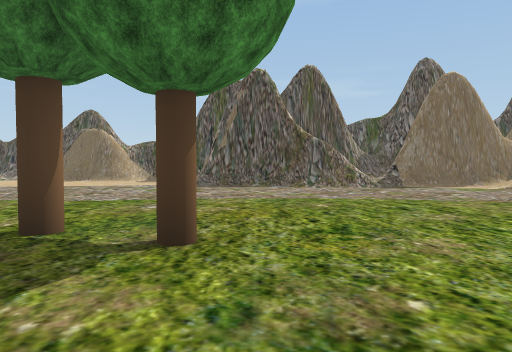
[1] (above)

21 first-person views from a walk through a Unity game level. The camera is 1.3 m above the floor, tilts 2° down and sees 70° across. The floor is counted in squares, 2 m on a side. Each view is taken from the middle of a square. On the plan, view 1 faces up. The plan holds only what a view shows up to about 11 squares ahead; the rest is blank. The place goes on beyond the plan. Some trees and plants on the terrain are drawn as simple stand-ins. The player is left out. Some animated figures are not drawn. Some surface patterns are stand-ins.

[2]
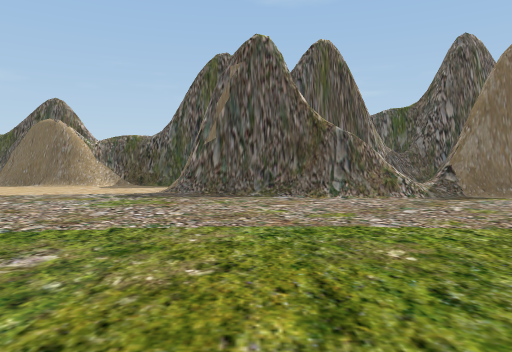

[3]
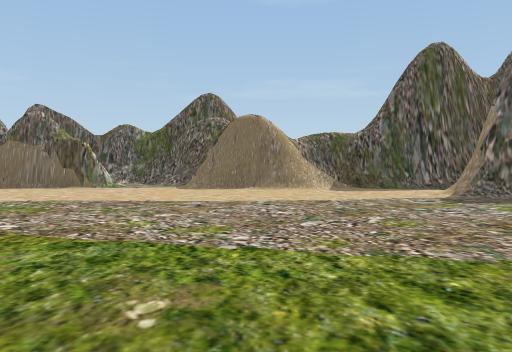

[4]
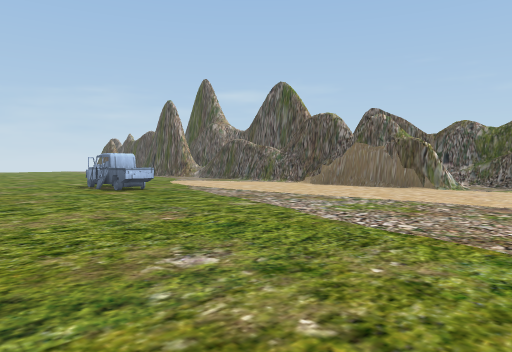

[5]
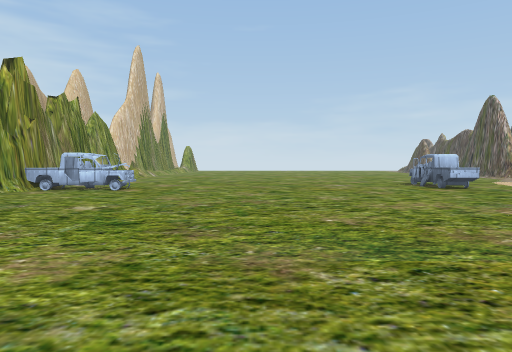

[6]
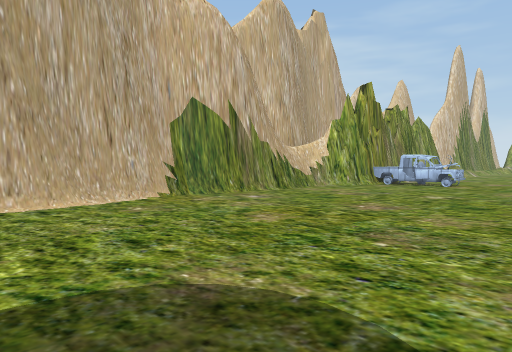

[7]
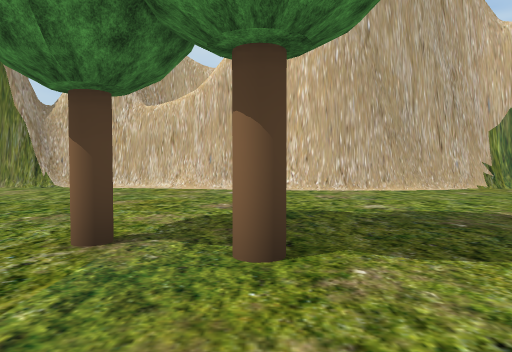

[8]
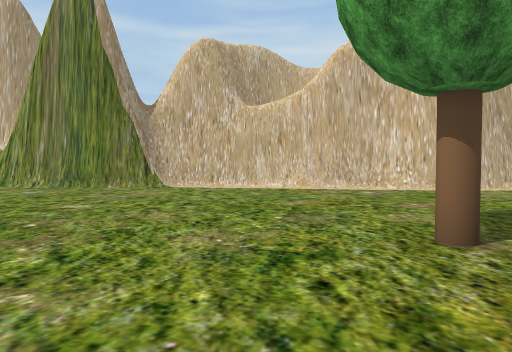

[9]
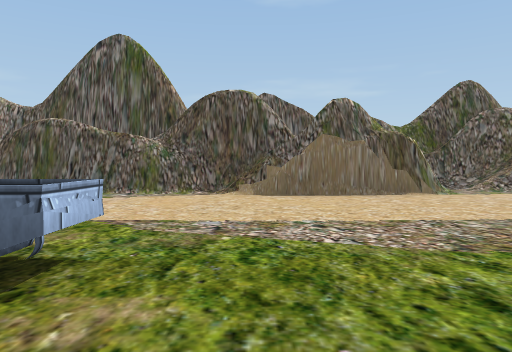

[10]
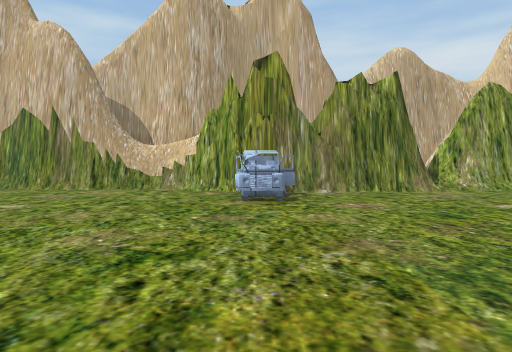

[11]
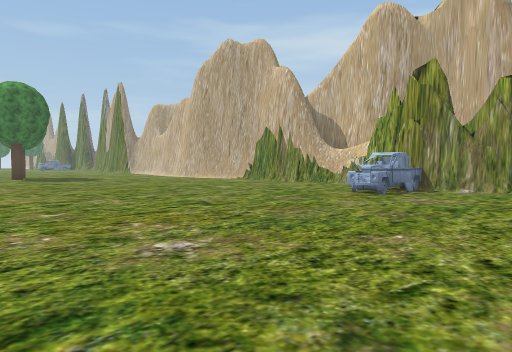

[12]
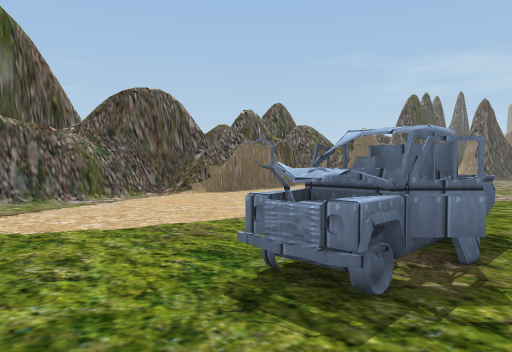

[13]
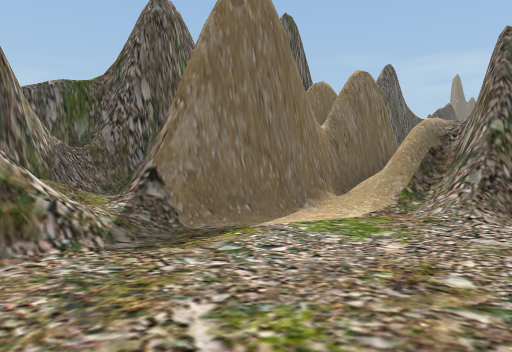

[14]
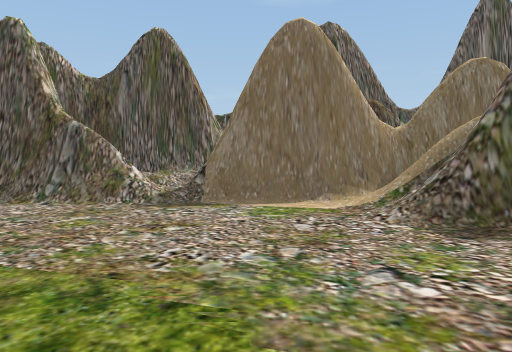

[15]
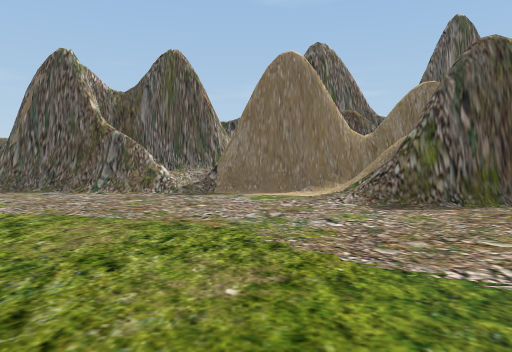

[16]
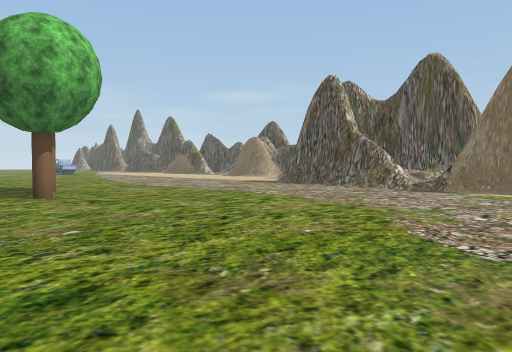

[17]
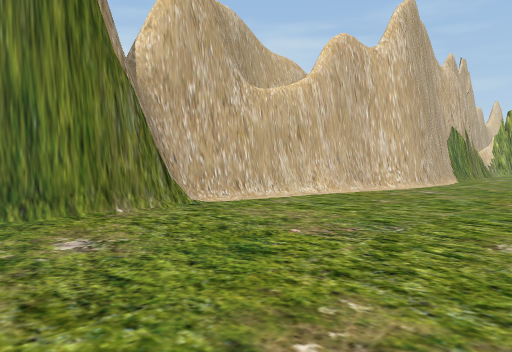

[18]
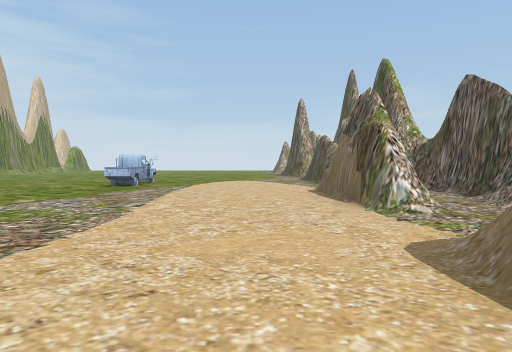

[19]
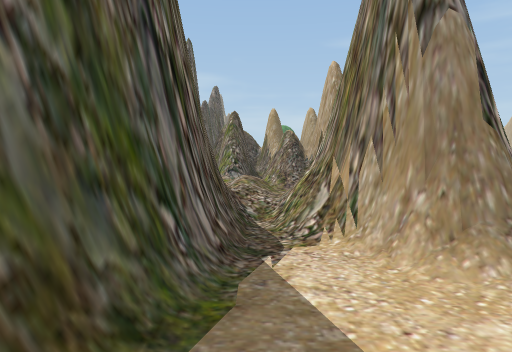

[20]
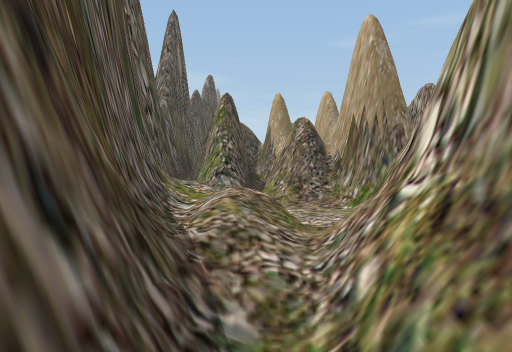

[21]
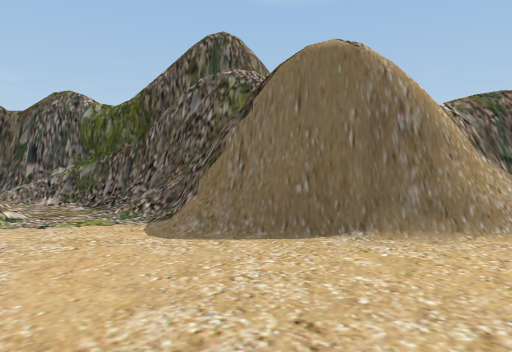

### Floor plan
Key: @ floor where view 1 was taken; # wall or solid block; . floor; / step, stairs or slope; = window, fence, low wall or low ledge; O other object.
Columns run from 19 left of view 1 to 7 right of it. Each row starts with its distance up from view 1.
 17     ######
 16     #../#####
 15    ####//.//#         #####
 14 ##########./###########//##
 13  ................/////////#
 12  ................/### ..=##
 11  ................/####/####
 10 ....................##=/###
  9 ........................../
  8 ..OOO...................../
  7 ...........................
  6 ...........................
  5 ...........................
  4 ...........................
  3  ................OO........
  2  ..........................
  1 ...........................
  0 ....O..............@.......
 -1 ....O......................
 -2 ....O......................
 -3 ######......//##...........
 -4      ###  ###########..####
 -5                     ####

Positions as (right, up) in squares from view 1, and headings:
1: (0, 0), facing up
2: (0, 3), facing up
3: (-6, 4), facing up
4: (-7, 4), facing up-left
5: (-6, 3), facing left
6: (-4, 3), facing down-left
7: (-2, 6), facing down
8: (1, 6), facing down
9: (-14, 6), facing up
10: (-15, 6), facing down
11: (-19, 7), facing down-right
12: (-19, 7), facing up-right
13: (2, 7), facing up-right
14: (5, 4), facing up
15: (5, 2), facing up
16: (7, 1), facing up-left
17: (7, 1), facing down-left
18: (-5, 12), facing left
19: (-4, 13), facing right
20: (-1, 13), facing right
21: (-7, 10), facing up
